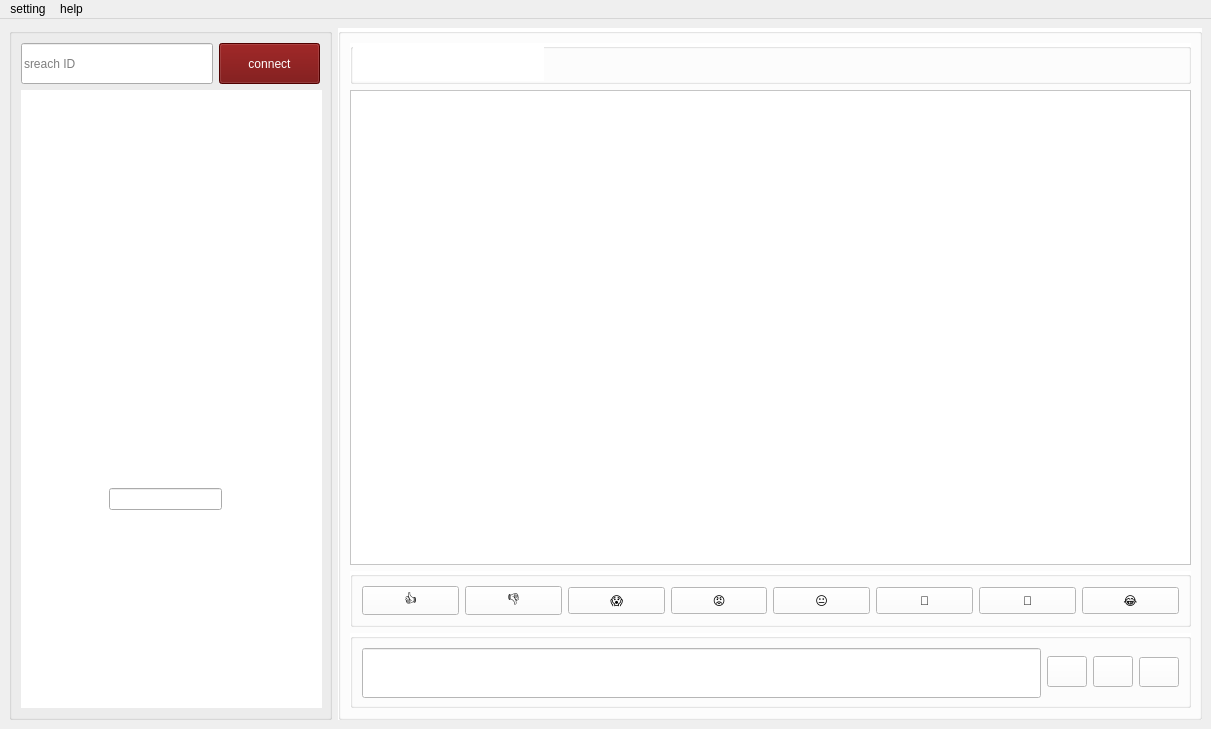
<?xml version="1.0" encoding="UTF-8"?>
<ui version="4.0">
 <class>chatroom</class>
 <widget class="QMainWindow" name="chatroom">
  <property name="geometry">
   <rect>
    <x>0</x>
    <y>0</y>
    <width>1211</width>
    <height>729</height>
   </rect>
  </property>
  <property name="windowTitle">
   <string>MainWindow</string>
  </property>
  <property name="styleSheet">
   <string notr="true"/>
  </property>
  <widget class="QWidget" name="centralwidget">
   <layout class="QGridLayout" name="gridLayout_3">
    <item row="0" column="0">
     <widget class="QGroupBox" name="groupBox">
      <property name="minimumSize">
       <size>
        <width>321</width>
        <height>681</height>
       </size>
      </property>
      <property name="maximumSize">
       <size>
        <width>400</width>
        <height>16777215</height>
       </size>
      </property>
      <property name="styleSheet">
       <string notr="true"/>
      </property>
      <property name="title">
       <string/>
      </property>
      <layout class="QGridLayout" name="gridLayout">
       <item row="1" column="0" colspan="2">
        <widget class="QListWidget" name="listWidget">
         <property name="minimumSize">
          <size>
           <width>301</width>
           <height>611</height>
          </size>
         </property>
         <property name="styleSheet">
          <string notr="true">font: 18pt &quot;MS Shell Dlg 2&quot;;
background-color: rgb(255, 255, 255);
color: rgb(0, 0, 0);</string>
         </property>
         <property name="frameShape">
          <enum>QFrame::NoFrame</enum>
         </property>
        </widget>
       </item>
       <item row="0" column="0">
        <widget class="QLineEdit" name="lineEdit_3">
         <property name="minimumSize">
          <size>
           <width>191</width>
           <height>41</height>
          </size>
         </property>
         <property name="styleSheet">
          <string notr="true">font: 11pt &quot;MS Shell Dlg 2&quot;;
color: rgb(0, 0, 0);</string>
         </property>
         <property name="placeholderText">
          <string>sreach ID</string>
         </property>
        </widget>
       </item>
       <item row="0" column="1">
        <widget class="QPushButton" name="pushButton_2">
         <property name="minimumSize">
          <size>
           <width>101</width>
           <height>41</height>
          </size>
         </property>
         <property name="styleSheet">
          <string notr="true">font: 14pt &quot;MS Shell Dlg 2&quot;;
background-color: rgb(110, 0, 0);
color: rgb(255, 255, 255);</string>
         </property>
         <property name="text">
          <string>connect</string>
         </property>
        </widget>
       </item>
      </layout>
      <widget class="QLineEdit" name="lineEdit_2">
       <property name="geometry">
        <rect>
         <x>100</x>
         <y>460</y>
         <width>113</width>
         <height>22</height>
        </rect>
       </property>
      </widget>
     </widget>
    </item>
    <item row="0" column="1">
     <widget class="QGroupBox" name="groupBox_2">
      <property name="minimumSize">
       <size>
        <width>861</width>
        <height>681</height>
       </size>
      </property>
      <property name="styleSheet">
       <string notr="true">background-color: rgb(255, 255, 255);</string>
      </property>
      <property name="title">
       <string/>
      </property>
      <layout class="QGridLayout" name="gridLayout_5">
       <item row="0" column="0">
        <widget class="QGroupBox" name="groupBox_5">
         <property name="minimumSize">
          <size>
           <width>841</width>
           <height>41</height>
          </size>
         </property>
         <property name="title">
          <string/>
         </property>
         <widget class="QLabel" name="label">
          <property name="geometry">
           <rect>
            <x>3</x>
            <y>2</y>
            <width>191</width>
            <height>36</height>
           </rect>
          </property>
          <property name="minimumSize">
           <size>
            <width>191</width>
            <height>35</height>
           </size>
          </property>
          <property name="maximumSize">
           <size>
            <width>191</width>
            <height>36</height>
           </size>
          </property>
          <property name="styleSheet">
           <string notr="true">font: 14pt &quot;MS Shell Dlg 2&quot;;
background-color: rgb(255, 255, 255);</string>
          </property>
          <property name="text">
           <string/>
          </property>
         </widget>
        </widget>
       </item>
       <item row="1" column="0">
        <widget class="QListWidget" name="listWidget_2">
         <property name="sizePolicy">
          <sizepolicy hsizetype="Expanding" vsizetype="Expanding">
           <horstretch>0</horstretch>
           <verstretch>0</verstretch>
          </sizepolicy>
         </property>
         <property name="minimumSize">
          <size>
           <width>841</width>
           <height>471</height>
          </size>
         </property>
         <property name="styleSheet">
          <string notr="true">background-image: url(:/new/prefix1/chatbackground_light.png);
font: 18pt &quot;MS Shell Dlg 2&quot;;
color: rgb(255, 255, 255);</string>
         </property>
        </widget>
       </item>
       <item row="2" column="0">
        <widget class="QGroupBox" name="groupBox_4">
         <property name="minimumSize">
          <size>
           <width>841</width>
           <height>52</height>
          </size>
         </property>
         <property name="maximumSize">
          <size>
           <width>10000</width>
           <height>10000</height>
          </size>
         </property>
         <property name="layoutDirection">
          <enum>Qt::RightToLeft</enum>
         </property>
         <property name="styleSheet">
          <string notr="true">background-color: rgb(255, 255, 255);</string>
         </property>
         <property name="title">
          <string/>
         </property>
         <layout class="QGridLayout" name="gridLayout_4">
          <item row="0" column="0">
           <widget class="QPushButton" name="pushButton_11">
            <property name="minimumSize">
             <size>
              <width>93</width>
              <height>27</height>
             </size>
            </property>
            <property name="text">
             <string>😂</string>
            </property>
            <property name="flat">
             <bool>false</bool>
            </property>
           </widget>
          </item>
          <item row="0" column="1">
           <widget class="QPushButton" name="pushButton_10">
            <property name="minimumSize">
             <size>
              <width>93</width>
              <height>27</height>
             </size>
            </property>
            <property name="text">
             <string>🤣</string>
            </property>
           </widget>
          </item>
          <item row="0" column="2">
           <widget class="QPushButton" name="pushButton_9">
            <property name="minimumSize">
             <size>
              <width>93</width>
              <height>27</height>
             </size>
            </property>
            <property name="text">
             <string>🙂</string>
            </property>
           </widget>
          </item>
          <item row="0" column="3">
           <widget class="QPushButton" name="pushButton_8">
            <property name="minimumSize">
             <size>
              <width>93</width>
              <height>27</height>
             </size>
            </property>
            <property name="text">
             <string>😐</string>
            </property>
           </widget>
          </item>
          <item row="0" column="4">
           <widget class="QPushButton" name="pushButton_7">
            <property name="minimumSize">
             <size>
              <width>93</width>
              <height>27</height>
             </size>
            </property>
            <property name="text">
             <string>😡</string>
            </property>
           </widget>
          </item>
          <item row="0" column="5">
           <widget class="QPushButton" name="pushButton_6">
            <property name="minimumSize">
             <size>
              <width>93</width>
              <height>27</height>
             </size>
            </property>
            <property name="text">
             <string>😱</string>
            </property>
           </widget>
          </item>
          <item row="0" column="6">
           <widget class="QPushButton" name="pushButton_5">
            <property name="minimumSize">
             <size>
              <width>93</width>
              <height>27</height>
             </size>
            </property>
            <property name="text">
             <string>👎</string>
            </property>
           </widget>
          </item>
          <item row="0" column="7">
           <widget class="QPushButton" name="pushButton_4">
            <property name="minimumSize">
             <size>
              <width>93</width>
              <height>27</height>
             </size>
            </property>
            <property name="text">
             <string>👍</string>
            </property>
           </widget>
          </item>
         </layout>
        </widget>
       </item>
       <item row="3" column="0">
        <widget class="QGroupBox" name="groupBox_3">
         <property name="minimumSize">
          <size>
           <width>841</width>
           <height>71</height>
          </size>
         </property>
         <property name="maximumSize">
          <size>
           <width>16777215</width>
           <height>75</height>
          </size>
         </property>
         <property name="title">
          <string/>
         </property>
         <layout class="QGridLayout" name="gridLayout_2">
          <item row="0" column="0">
           <widget class="QLineEdit" name="lineEdit">
            <property name="sizePolicy">
             <sizepolicy hsizetype="Expanding" vsizetype="Expanding">
              <horstretch>0</horstretch>
              <verstretch>0</verstretch>
             </sizepolicy>
            </property>
            <property name="minimumSize">
             <size>
              <width>500</width>
              <height>50</height>
             </size>
            </property>
            <property name="sizeIncrement">
             <size>
              <width>0</width>
              <height>0</height>
             </size>
            </property>
            <property name="toolTip">
             <string>chat here ...</string>
            </property>
            <property name="styleSheet">
             <string notr="true">font: 15pt &quot;MS Shell Dlg 2&quot;;</string>
            </property>
            <property name="text">
             <string/>
            </property>
           </widget>
          </item>
          <item row="0" column="1">
           <widget class="QPushButton" name="pushButton_3">
            <property name="minimumSize">
             <size>
              <width>31</width>
              <height>31</height>
             </size>
            </property>
            <property name="cursor">
             <cursorShape>PointingHandCursor</cursorShape>
            </property>
            <property name="styleSheet">
             <string notr="true">border-image: url(:/new/prefix1/Emoji.png);</string>
            </property>
            <property name="text">
             <string/>
            </property>
            <property name="default">
             <bool>false</bool>
            </property>
            <property name="flat">
             <bool>false</bool>
            </property>
           </widget>
          </item>
          <item row="0" column="2">
           <widget class="QPushButton" name="pushButton_12">
            <property name="minimumSize">
             <size>
              <width>32</width>
              <height>31</height>
             </size>
            </property>
            <property name="cursor">
             <cursorShape>PointingHandCursor</cursorShape>
            </property>
            <property name="styleSheet">
             <string notr="true">border-image: url(:/new/prefix1/attachment_light.png);</string>
            </property>
            <property name="text">
             <string/>
            </property>
           </widget>
          </item>
          <item row="0" column="3">
           <widget class="QPushButton" name="pushButton">
            <property name="sizePolicy">
             <sizepolicy hsizetype="Maximum" vsizetype="Fixed">
              <horstretch>0</horstretch>
              <verstretch>0</verstretch>
             </sizepolicy>
            </property>
            <property name="minimumSize">
             <size>
              <width>20</width>
              <height>30</height>
             </size>
            </property>
            <property name="cursor">
             <cursorShape>PointingHandCursor</cursorShape>
            </property>
            <property name="styleSheet">
             <string notr="true">border-image: url(:/new/prefix1/send.png);
</string>
            </property>
            <property name="text">
             <string/>
            </property>
           </widget>
          </item>
         </layout>
        </widget>
       </item>
      </layout>
     </widget>
    </item>
   </layout>
  </widget>
  <widget class="QMenuBar" name="menuBar">
   <property name="geometry">
    <rect>
     <x>0</x>
     <y>0</y>
     <width>1211</width>
     <height>26</height>
    </rect>
   </property>
   <widget class="QMenu" name="menusetting">
    <property name="title">
     <string>setting</string>
    </property>
    <widget class="QMenu" name="menudark_light_mood">
     <property name="title">
      <string>dark/light mood</string>
     </property>
     <addaction name="actionlight"/>
     <addaction name="actiondark"/>
     <addaction name="separator"/>
    </widget>
    <addaction name="menudark_light_mood"/>
   </widget>
   <widget class="QMenu" name="menuabout">
    <property name="title">
     <string>help</string>
    </property>
    <addaction name="actioncontact_us"/>
    <addaction name="actionAboutUs"/>
   </widget>
   <addaction name="menusetting"/>
   <addaction name="menuabout"/>
  </widget>
  <action name="actioncontact_us">
   <property name="text">
    <string>contact us</string>
   </property>
  </action>
  <action name="actionAboutUs">
   <property name="text">
    <string>about us</string>
   </property>
  </action>
  <action name="actionlight">
   <property name="checkable">
    <bool>true</bool>
   </property>
   <property name="text">
    <string>light</string>
   </property>
  </action>
  <action name="actiondark">
   <property name="checkable">
    <bool>true</bool>
   </property>
   <property name="text">
    <string>dark</string>
   </property>
  </action>
 </widget>
 <resources/>
 <connections/>
</ui>
